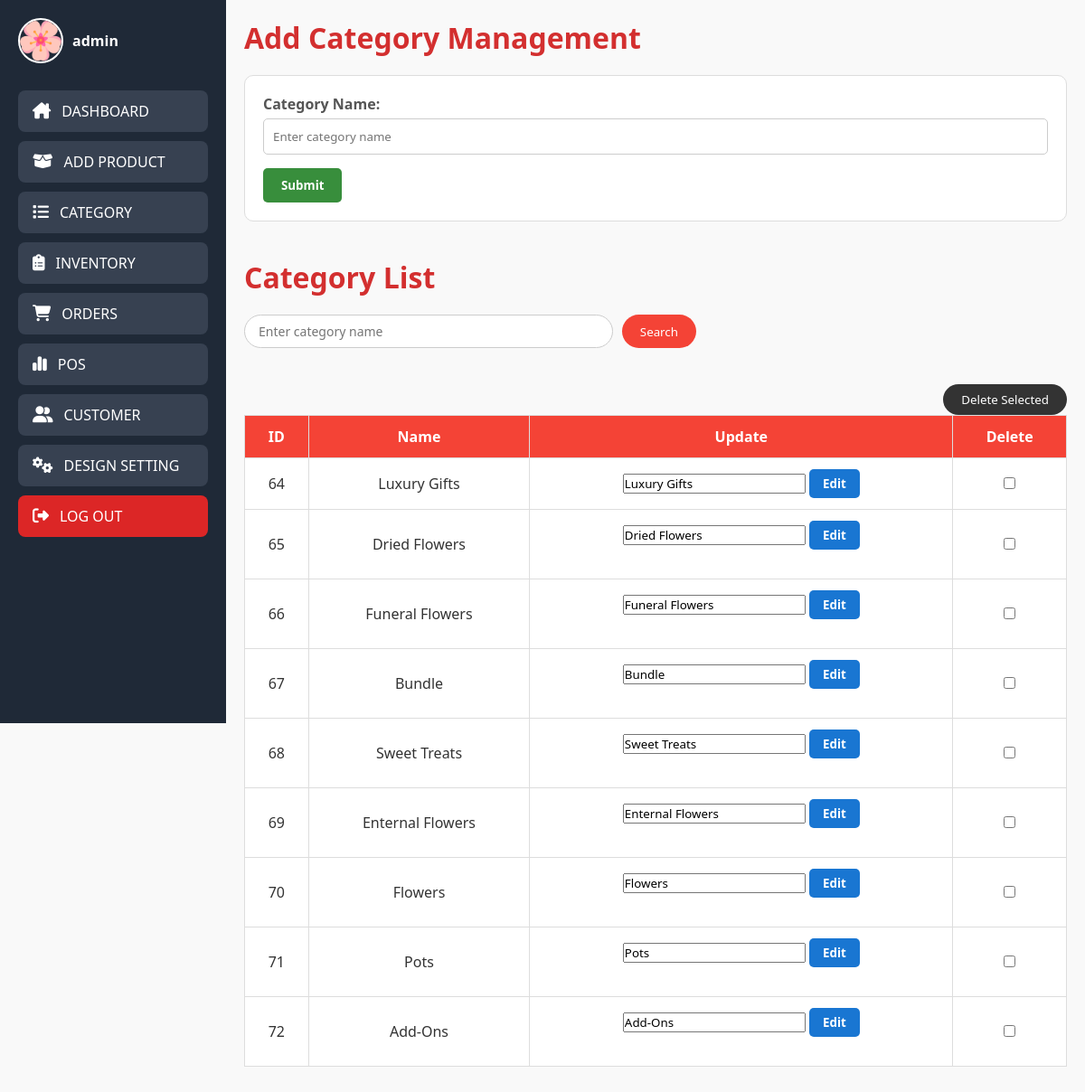
The page /php/category-management.php on the database its author committed.
### tables this page shows
CREATE TABLE `category` (
  `id` int(11) NOT NULL,
  `category` varchar(50) NOT NULL,
  `product_count` int(11) DEFAULT 0
);

### php/category-management.php (the view, shortened to what this page needs)
<?php
include('admin-nav.php');
$searchTerm = isset($_GET['search']) ? mysqli_real_escape_string($conn, $_GET['search']) : '';
$result = mysqli_query($conn, "SELECT * FROM category WHERE category LIKE '%$searchTerm%'");
?>
<!DOCTYPE html>
<html lang="en" dir="ltr">
<head>
    <link rel="stylesheet" href="../css/category-management.css">
</head>
<body>
<div class="main-container">
    <div class="content-wrapper">
    <div class="all">
            <h1 class="text1">Add Category Management</h1>
            <div class="add">
                <form action="" method="post" autocomplete="off">
                    <label for="name">Category Name:</label>
                    <input type="text" name="name" id="name" required placeholder="Enter category name">
                    <button type="submit" name="submit" class="buttonProduct">Submit</button>
                </form>
            </div>
            <div class="view">
            <h1 class="text4">Category List</h1>
            <div class="table-controls">
                <form action="" method="get" class="search-form">
                    <input type="text" name="search" class="searchtxt" id="search" placeholder="Enter category name" required />
                    <button type="submit" class="btnSearch">Search</button>
                </form>
                </div>
                <form action="" method="post">
                <button type="submit" name="delete_selected" class="deletebtn">Delete Selected</button>
                    <table border="1" cellspacing="0" cellpadding="10" class="viewTable">
                        <thead>
                            <tr class="thView">
                                <th>ID</th>
                                <th>Name</th>
                                <th>Update</th>
                                <th>Delete</th>
                            </tr>
                        </thead>
                        <tbody>
                            <?php while ($row = mysqli_fetch_assoc($result)) : ?>
                                <tr>
                                    <td><?php echo $row['id']; ?></td>
                                    <td><?php echo $row['category']; ?></td>
                                    <td>
                                        <form action="" method="post" class="inline-edit-form">
                                            <input type="text" name="edit_name" value="<?php echo $row['category']; ?>" required>
                                            <button type="submit" name="edit" class="editbtn">Edit</button>
                                        </form>
                                    </td>
                                    <td>
                                        <input type="checkbox" name="selected_categories[]" value="<?php echo $row['id']; ?>">
                                    </td>
                                </tr>
                            <?php endwhile; ?>
                        </tbody>
                    </table>
                </form>
            </div>
    </div>
</body>
</html>

### php/admin-nav.php (shortened to what this page needs)
<?php
$conn = mysqli_connect("localhost:3306", "root", "", "flowershop");
if (isset($_GET["newUsername"])) {
    $newAdminName = $_GET["newUsername"];
} else {
    if (isset($_SESSION['adminUsername'])) {
        $newAdminName = $_SESSION['adminUsername'];
    } else {
        $result = mysqli_query($conn, "SELECT username FROM admin WHERE email = 'admin@gmail.com'");
        if ($result && $row = mysqli_fetch_assoc($result)) {
            $newAdminName = $row['username'];
        } else {
            $newAdminName = "ADMIN";
        }
    }
}
$result = mysqli_query($conn, "SELECT image FROM admin WHERE username = '$newAdminName'");
if ($result && $row = mysqli_fetch_assoc($result)) {
    $profile_picture = $row['image'];
} else {
    $profile_picture = "default_image.jpg";
}
?>
<!DOCTYPE html>
<html lang="en">
<head>
    <link rel="stylesheet" href="../css/admin-nav.css">
    <link rel="stylesheet" href="https://cdnjs.cloudflare.com/ajax/libs/font-awesome/6.4.2/css/all.min.css" />
</head>
<body>
<div class="sidebar">
  <div class="sidebar-content">
    <a href="admin-account.php?newUsername=<?php echo urlencode($newAdminName); ?>" class="admin-profile">
      <img src="<?php echo $profile_picture; ?>" alt="Admin Profile">
      <span><?php echo $newAdminName; ?></span>
    </a>
    <nav class="nav-links">
      <a href="admin-dashboard.php" class="nav-btn">
        <i class="fa-solid fa-house-chimney"></i>
        <span>DASHBOARD</span>
      </a>
      <a href="add-product.php" class="nav-btn">
        <i class="fa-solid fa-box-open"></i>
        <span>ADD PRODUCT</span>
      </a>
      <a href="category-management.php" class="nav-btn">
        <i class="fa-solid fa-list"></i>
        <span>CATEGORY</span>
      </a>
      <a href="product-inventory.php" class="nav-btn">
        <i class="fa-solid fa-clipboard-list"></i>
        <span>INVENTORY</span>
      </a>
      <a href="orders.php" class="nav-btn">
        <i class="fa-solid fa-cart-shopping"></i>
        <span>ORDERS</span>
      </a>
      <a href="pos.php" class="nav-btn">
        <i class="fa-solid fa-chart-simple"></i>
        <span>POS</span>
      </a>
      <a href="unlock-user.php" class="nav-btn">
        <i class="fa-solid fa-user-group"></i>
        <span>CUSTOMER</span>
      </a>
      <a href="customer-design-setting.php" class="nav-btn">
        <i class="fa-solid fa-gears"></i>
        <span>DESIGN SETTING</span>
      </a>
      <a href="customer-landing-page.php" class="nav-btn logout">
        <i class="fa-solid fa-right-from-bracket"></i>
        <span>LOG OUT</span>
      </a>
    </nav>
  </div>
</div>
</body>
</html>

### css/admin-nav.css (style rules this page uses)
.sidebar { width: 250px; height: 100vh; background-color: #1f2937; position: fixed; top: 0; left: 0; padding: 20px; }
.admin-profile { display: flex; align-items: center; gap: 10px; margin-bottom: 30px; text-decoration: none; color: #fff; }
.admin-profile img { width: 50px; height: 50px; border-radius: 50%; object-fit: cover; border: 2px solid #fff; }
.admin-profile span { font-size: 16px; font-weight: bold; }
.nav-links { display: flex; flex-direction: column; gap: 10px; }
.nav-btn { display: flex; align-items: center; gap: 12px; padding: 12px 16px; background-color: #374151; border-radius: 8px; text-decoration: none; color: #ffffff; font-weight: 500; transition: background-color 0.3s ease; }
.nav-btn i { font-size: 18px; }
.logout { background-color: #dc2626; }

### css/category-management.css (style rules this page uses)
* { margin: 0; padding: 0; box-sizing: border-box; font-family: 'Segoe UI', Tahoma, Geneva, Verdana, sans-serif; }
body { background-color: #f9f9f9; color: #333; }
.main-container { display: flex; min-height: 100vh; width: 100%; }
.content-wrapper { margin-left: 250px; flex-grow: 1; padding: 20px; background-color: #f9f9f9; overflow-x: auto; }
.text1, .text4 { text-align: left; margin-bottom: 20px; color: #d32f2f; }
.add { background-color: #fff; padding: 20px; border: 1px solid #ddd; border-radius: 10px; margin-bottom: 40px; width: 100%; margin-left: auto; margin-right: auto; }
.add form label { display: block; font-weight: bold; margin-bottom: 5px; color: #555; }
.add form input, .add form select { width: 100%; padding: 10px; margin-bottom: 15px; border: 1px solid #ccc; border-radius: 5px; }
.buttonProduct { background-color: #388e3c; color: white; padding: 10px 20px; border: none; border-radius: 5px; cursor: pointer; font-weight: bold; }
.view { margin-top: 40px; }
.view form { text-align: center; margin-bottom: 20px; }
.viewTable { width: 100%; border-collapse: collapse; background-color: #fff; }
.viewTable th, .viewTable td { padding: 12px; border: 1px solid #ddd; text-align: center; }
.viewTable th { background-color: #f44336; color: white; }
.editbtn { padding: 7px 15px; border: none; border-radius: 5px; font-weight: bold; cursor: pointer; }
.editbtn { background-color: #1976d2; color: white; }
.table-controls { display: flex; justify-content: space-between; align-items: center; flex-wrap: wrap; margin-bottom: 20px; }
.search-form { display: flex; gap: 10px; flex-grow: 1; max-width: 500px; }
.search-form input[type="text"] { flex-grow: 1; padding: 8px 15px; border: 1px solid #ccc; border-radius: 25px; font-size: 14px; }
.search-form .btnSearch { padding: 8px 20px; background-color: #f44336; color: white; border: none; border-radius: 25px; cursor: pointer; }
.deletebtn { float: right; padding: 8px 20px; background-color: #333; color: white; border: none; border-radius: 25px; cursor: pointer; }

### rows shown on the page
category: id "64", category "Luxury Gifts", edit_name "Luxury Gifts"
category: id "65", category "Dried Flowers", edit_name "Dried Flowers"
category: id "66", category "Funeral Flowers", edit_name "Funeral Flowers"
category: id "67", category "Bundle", edit_name "Bundle"
category: id "68", category "Sweet Treats", edit_name "Sweet Treats"
category: id "69", category "Enternal Flowers", edit_name "Enternal Flowers"
category: id "70", category "Flowers", edit_name "Flowers"
category: id "71", category "Pots", edit_name "Pots"
category: id "72", category "Add-Ons", edit_name "Add-Ons"

### other values the page prints
$newAdminName "admin"
